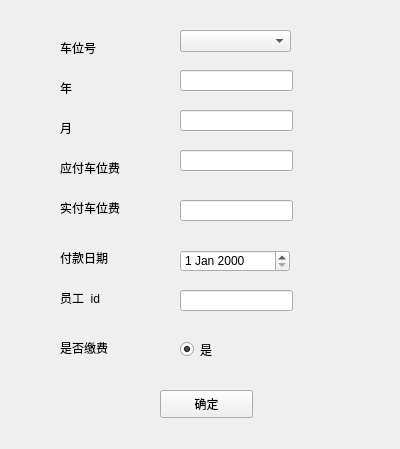
<?xml version="1.0" encoding="UTF-8"?>
<ui version="4.0">
 <class>update_parking_fee</class>
 <widget class="QWidget" name="update_parking_fee">
  <property name="geometry">
   <rect>
    <x>0</x>
    <y>0</y>
    <width>400</width>
    <height>449</height>
   </rect>
  </property>
  <property name="windowTitle">
   <string>update_parking_fee</string>
  </property>
  <widget class="QLabel" name="label_2">
   <property name="geometry">
    <rect>
     <x>60</x>
     <y>80</y>
     <width>72</width>
     <height>15</height>
    </rect>
   </property>
   <property name="text">
    <string>年</string>
   </property>
  </widget>
  <widget class="QLineEdit" name="paid_lineEdit">
   <property name="geometry">
    <rect>
     <x>180</x>
     <y>200</y>
     <width>113</width>
     <height>21</height>
    </rect>
   </property>
  </widget>
  <widget class="QComboBox" name="parking_id_comboBox">
   <property name="geometry">
    <rect>
     <x>180</x>
     <y>30</y>
     <width>111</width>
     <height>22</height>
    </rect>
   </property>
  </widget>
  <widget class="QRadioButton" name="is_paid_radioButton">
   <property name="geometry">
    <rect>
     <x>180</x>
     <y>340</y>
     <width>115</width>
     <height>19</height>
    </rect>
   </property>
   <property name="text">
    <string>是</string>
   </property>
   <property name="checked">
    <bool>true</bool>
   </property>
  </widget>
  <widget class="QLabel" name="label">
   <property name="geometry">
    <rect>
     <x>60</x>
     <y>40</y>
     <width>72</width>
     <height>15</height>
    </rect>
   </property>
   <property name="text">
    <string>车位号</string>
   </property>
  </widget>
  <widget class="QLabel" name="label_7">
   <property name="geometry">
    <rect>
     <x>60</x>
     <y>290</y>
     <width>72</width>
     <height>15</height>
    </rect>
   </property>
   <property name="text">
    <string>员工_id</string>
   </property>
  </widget>
  <widget class="QLabel" name="label_5">
   <property name="geometry">
    <rect>
     <x>60</x>
     <y>200</y>
     <width>72</width>
     <height>15</height>
    </rect>
   </property>
   <property name="text">
    <string>实付车位费</string>
   </property>
  </widget>
  <widget class="QLineEdit" name="due_pay_lineEdit">
   <property name="geometry">
    <rect>
     <x>180</x>
     <y>150</y>
     <width>113</width>
     <height>21</height>
    </rect>
   </property>
  </widget>
  <widget class="QLabel" name="label_4">
   <property name="geometry">
    <rect>
     <x>60</x>
     <y>160</y>
     <width>72</width>
     <height>15</height>
    </rect>
   </property>
   <property name="text">
    <string>应付车位费</string>
   </property>
  </widget>
  <widget class="QLineEdit" name="year_lineEdit">
   <property name="geometry">
    <rect>
     <x>180</x>
     <y>70</y>
     <width>113</width>
     <height>21</height>
    </rect>
   </property>
   <property name="readOnly">
    <bool>true</bool>
   </property>
  </widget>
  <widget class="QLineEdit" name="staff_id_lineEdit">
   <property name="geometry">
    <rect>
     <x>180</x>
     <y>290</y>
     <width>113</width>
     <height>21</height>
    </rect>
   </property>
  </widget>
  <widget class="QLabel" name="label_3">
   <property name="geometry">
    <rect>
     <x>60</x>
     <y>120</y>
     <width>72</width>
     <height>15</height>
    </rect>
   </property>
   <property name="text">
    <string>月</string>
   </property>
  </widget>
  <widget class="QLineEdit" name="month_lineEdit">
   <property name="geometry">
    <rect>
     <x>180</x>
     <y>110</y>
     <width>113</width>
     <height>21</height>
    </rect>
   </property>
   <property name="readOnly">
    <bool>true</bool>
   </property>
  </widget>
  <widget class="QLabel" name="label_6">
   <property name="geometry">
    <rect>
     <x>60</x>
     <y>250</y>
     <width>72</width>
     <height>15</height>
    </rect>
   </property>
   <property name="text">
    <string>付款日期</string>
   </property>
  </widget>
  <widget class="QLabel" name="label_9">
   <property name="geometry">
    <rect>
     <x>60</x>
     <y>340</y>
     <width>72</width>
     <height>15</height>
    </rect>
   </property>
   <property name="text">
    <string>是否缴费</string>
   </property>
  </widget>
  <widget class="QDateEdit" name="paid_dateEdit">
   <property name="geometry">
    <rect>
     <x>180</x>
     <y>250</y>
     <width>110</width>
     <height>22</height>
    </rect>
   </property>
  </widget>
  <widget class="QPushButton" name="q">
   <property name="geometry">
    <rect>
     <x>150</x>
     <y>460</y>
     <width>111</width>
     <height>28</height>
    </rect>
   </property>
   <property name="text">
    <string>确定</string>
   </property>
   <property name="autoDefault">
    <bool>false</bool>
   </property>
  </widget>
  <widget class="QPushButton" name="pushButton">
   <property name="geometry">
    <rect>
     <x>160</x>
     <y>390</y>
     <width>93</width>
     <height>28</height>
    </rect>
   </property>
   <property name="text">
    <string>确定</string>
   </property>
  </widget>
 </widget>
 <resources/>
 <connections/>
</ui>
